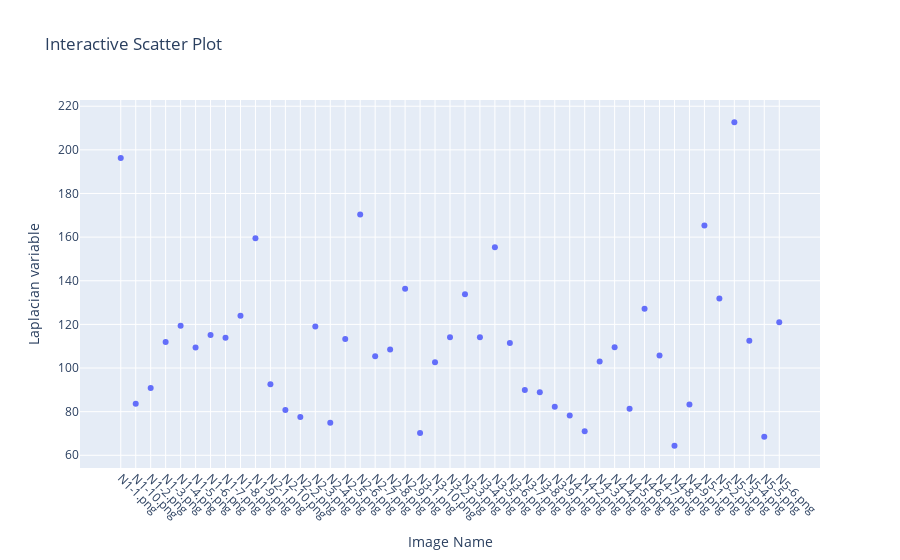

Notebook code for this chart:
### Code cell
data.clear()
### boundary strength
## sharp images have high laplacian
print("Laplcian var:")
for name, img in images:
    laplacian = cv2.Laplacian(img, cv2.CV_64F).var()
    #print(f"Image {name}: {str(laplacian)}")
    data.append([name, laplacian])
    
    
data = sorted(data, key=lambda x: x[0])
for datum in data:
    print(datum)
plot_scatter(data, "Laplacian variable")

### Figure 1 — Plotly figure (JSON) as saved in the notebook; plotly's stock layout.template omitted (floating-point values rounded to 4 significant figures)
{"data": [{"hovertemplate": "Image Name=%{x}<br>Laplacian variable=%{y}<extra></extra>", "legendgroup": "", "marker": {"color": "#636efa", "symbol": "circle"}, "mode": "markers", "name": "", "orientation": "v", "showlegend": false, "type": "scatter", "x": ["N1-1.png", "N1-10.png", "N1-2.png", "N1-3.png", "N1-4.png", "N1-5.png", "N1-6.png", "N1-7.png", "N1-8.png", "N1-9.png", "N2-1.png", "N2-10.png", "N2-2.png", "N2-3.png", "N2-4.png", "N2-5.png", "N2-6.png", "N2-7.png", "N2-8.png", "N2-9.png", "N3-1.png", "N3-10.png", "N3-2.png", "N3-3.png", "N3-4.png", "N3-5.png", "N3-6.png", "N3-7.png", "N3-8.png", "N3-9.png", "N4-1.png", "N4-2.png", "N4-3.png", "N4-4.png", "N4-5.png", "N4-6.png", "N4-7.png", "N4-8.png", "N4-9.png", "N5-1.png", "N5-2.png", "N5-3.png", "N5-4.png", "N5-5.png", "N5-6.png"], "xaxis": "x", "y": [196.2, 83.6, 90.89, 111.9, 119.4, 109.4, 115.1, 113.8, 124.0, 159.4, 92.57, 80.79, 77.51, 119.1, 74.91, 113.3, 170.3, 105.4, 108.5, 136.4, 70.21, 102.7, 114.1, 133.9, 114.1, 155.4, 111.4, 89.94, 88.84, 82.23, 78.2, 71.0, 103.0, 109.5, 81.37, 127.1, 105.8, 64.33, 83.24, 165.3, 131.9, 212.7, 112.6, 68.49, 121.0], "yaxis": "y"}], "layout": {"legend": {"tracegroupgap": 0}, "title": {"text": "Interactive Scatter Plot"}, "xaxis": {"anchor": "y", "domain": [0, 1], "tickangle": 45, "title": {"text": "Image Name"}}, "yaxis": {"anchor": "x", "domain": [0, 1], "title": {"text": "Laplacian variable"}}}}
